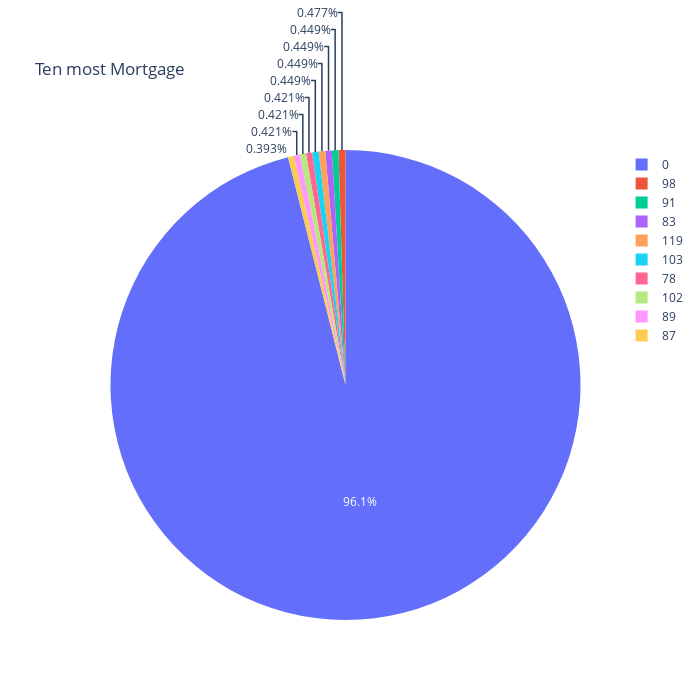

Here is the notebook cell this chart was saved with:
### Code cell
data = df["Mortgage"].value_counts()[:10]
fig = px.pie(data_frame=data,values=data,names=data.index,width=700,title="Ten most Mortgage",height=700)
fig

### Figure 1 — Plotly figure (JSON) as saved in the notebook; plotly's stock layout.template omitted (floating-point values rounded to 4 significant figures)
{"data": [{"domain": {"x": [0, 1], "y": [0, 1]}, "hovertemplate": "Mortgage=%{label}<br>value=%{value}<extra></extra>", "labels": [0, 98, 91, 83, 119, 103, 78, 102, 89, 87], "legendgroup": "", "name": "", "showlegend": true, "type": "pie", "values": [3422, 17, 16, 16, 16, 16, 15, 15, 15, 14]}], "layout": {"height": 700, "legend": {"tracegroupgap": 0}, "title": {"text": "Ten most Mortgage"}, "width": 700}}
